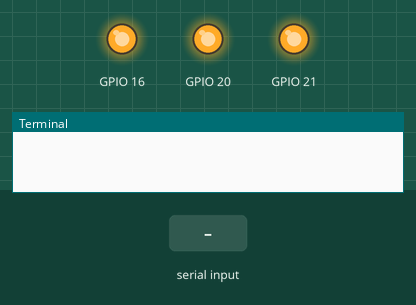
Simulated run of this program. Board: Raspberry Pi (BCM pin numbers). Shown: output pins drawn as LEDs (lit = HIGH), the last lines printed to the terminal. Inputs (shaded band) come from the test bench. At 1.3 s the program stops and its outputs stay as they are.

Above: at 1.2 s.
1.3 s: "1" typed at the terminal, then Enter
At 2.4 s:
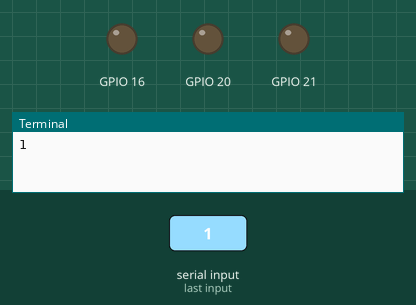
Timing chart, 0 to 2.8 s (numbered marks = the images above; inputs shaded):
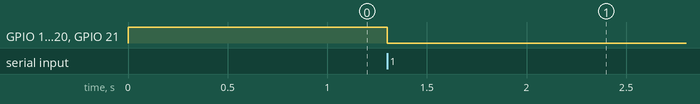

Measured:
- after the input at 1.3 s, GPIO 16, GPIO 20, GPIO 21: HIGH → LOW at once

The program:

led.py
```python
import RPi.GPIO as GPIO
GPIO.setwarnings(False)
GPIO.setmode(GPIO.BCM)
GPIO.setup(16, GPIO.OUT)
GPIO.setup(20, GPIO.OUT)
GPIO.setup(21, GPIO.OUT)


#GPIO.output(16,False)
GPIO.output(16,True)
GPIO.output(20,True)
#GPIO.output(20,False)
GPIO.output(21,True)
#GPIO.output(21,False)


input()
GPIO.cleanup()
```
